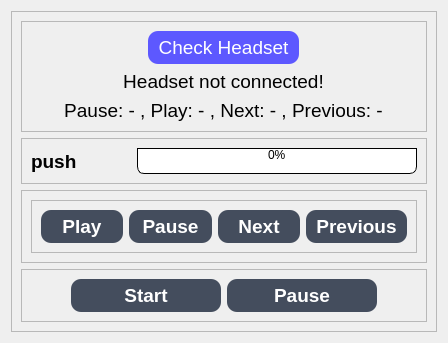
              <widget class="QWidget" name="SpotifyPage">
               <layout class="QVBoxLayout" name="verticalLayout_34">
                <item>
                 <widget class="QFrame" name="frame_56">
                  <property name="frameShape">
                   <enum>QFrame::StyledPanel</enum>
                  </property>
                  <property name="frameShadow">
                   <enum>QFrame::Raised</enum>
                  </property>
                  <layout class="QVBoxLayout" name="verticalLayout_35">
                   <item>
                    <widget class="QFrame" name="frame_59">
                     <property name="frameShape">
                      <enum>QFrame::StyledPanel</enum>
                     </property>
                     <property name="frameShadow">
                      <enum>QFrame::Raised</enum>
                     </property>
                     <layout class="QVBoxLayout" name="verticalLayout_33">
                      <item alignment="Qt::AlignHCenter">
                       <widget class="QPushButton" name="spotifyCheckBtn">
                        <property name="sizePolicy">
                         <sizepolicy hsizetype="Expanding" vsizetype="Maximum">
                          <horstretch>0</horstretch>
                          <verstretch>0</verstretch>
                         </sizepolicy>
                        </property>
                        <property name="font">
                         <font>
                          <pointsize>14</pointsize>
                         </font>
                        </property>
                        <property name="styleSheet">
                         <string notr="true">QPushButton{
	background-color:rgb(93, 88, 255);
	color:rgb(255, 255, 255);
	padding: 5px 10px; 
	border-top-left-radius: 10px;
	border-top-right-radius: 10px;
	border-bottom-left-radius: 10px;
	border-bottom-right-radius: 10px;
	border-left: 2px solidrgb(135, 153, 184);
	border-right: 2px solidrgb(135, 153, 184);
	border-top: 2px solidrgb(135, 153, 184);
	border-bottom: 2px solidrgb(135, 153, 184);
}
QPushButton:hover{
	background-color:rgb(43, 34, 173);
}
QPushButton:pressed{
	background-color:rgb(126, 255, 247);
}
</string>
                        </property>
                        <property name="text">
                         <string>Check Headset</string>
                        </property>
                        <property name="icon">
                         <iconset resource="../GRH-Home-BCI-git/resources.qrc">
                          <normaloff>:/icons/icons/headphones.svg</normaloff>:/icons/icons/headphones.svg</iconset>
                        </property>
                        <property name="iconSize">
                         <size>
                          <width>30</width>
                          <height>30</height>
                         </size>
                        </property>
                       </widget>
                      </item>
                      <item alignment="Qt::AlignHCenter">
                       <widget class="QLabel" name="spotifyHeadLabel">
                        <property name="font">
                         <font>
                          <pointsize>14</pointsize>
                         </font>
                        </property>
                        <property name="text">
                         <string>Headset not connected!</string>
                        </property>
                        <property name="alignment">
                         <set>Qt::AlignCenter</set>
                        </property>
                       </widget>
                      </item>
                      <item alignment="Qt::AlignHCenter">
                       <widget class="QLabel" name="spotifyStatLabel">
                        <property name="font">
                         <font>
                          <pointsize>14</pointsize>
                         </font>
                        </property>
                        <property name="text">
                         <string>Pause: - , Play: - , Next: - , Previous: -</string>
                        </property>
                        <property name="alignment">
                         <set>Qt::AlignCenter</set>
                        </property>
                       </widget>
                      </item>
                     </layout>
                    </widget>
                   </item>
                   <item>
                    <widget class="QFrame" name="frame_57">
                     <property name="frameShape">
                      <enum>QFrame::StyledPanel</enum>
                     </property>
                     <property name="frameShadow">
                      <enum>QFrame::Raised</enum>
                     </property>
                     <layout class="QHBoxLayout" name="horizontalLayout_35">
                      <item alignment="Qt::AlignLeft">
                       <widget class="QLabel" name="spotifyLabel">
                        <property name="sizePolicy">
                         <sizepolicy hsizetype="Fixed" vsizetype="Preferred">
                          <horstretch>0</horstretch>
                          <verstretch>0</verstretch>
                         </sizepolicy>
                        </property>
                        <property name="minimumSize">
                         <size>
                          <width>60</width>
                          <height>0</height>
                         </size>
                        </property>
                        <property name="font">
                         <font>
                          <pointsize>14</pointsize>
                          <weight>75</weight>
                          <bold>true</bold>
                         </font>
                        </property>
                        <property name="text">
                         <string>push</string>
                        </property>
                       </widget>
                      </item>
                      <item>
                       <spacer name="horizontalSpacer_25">
                        <property name="orientation">
                         <enum>Qt::Horizontal</enum>
                        </property>
                        <property name="sizeType">
                         <enum>QSizePolicy::Preferred</enum>
                        </property>
                        <property name="sizeHint" stdset="0">
                         <size>
                          <width>40</width>
                          <height>20</height>
                         </size>
                        </property>
                       </spacer>
                      </item>
                      <item>
                       <widget class="QProgressBar" name="spotifyProgressBar">
                        <property name="styleSheet">
                         <string notr="true">QProgressBar {
border: 1px solid black;
text-align: top;
padding: 1px;
border-bottom-right-radius: 7px;
border-bottom-left-radius: 7px;
background: QLinearGradient( x1: 0, y1: 0, x2: 1, y2: 0,
stop: 0 #fff,
stop: 0.4999 #eee,
stop: 0.5 #ddd,
stop: 1 #eee );
width: 15px;
}

QProgressBar::chunk {
background: QLinearGradient( x1: 0, y1: 0, x2: 1, y2: 0,
stop: 0 #78d,
stop: 0.4999 #46a,
stop: 0.5 #45a,
stop: 1 #238 );
border-bottom-right-radius: 7px;
border-bottom-left-radius: 7px;
border: 1px solid black;
}</string>
                        </property>
                        <property name="value">
                         <number>0</number>
                        </property>
                       </widget>
                      </item>
                     </layout>
                    </widget>
                   </item>
                   <item>
                    <widget class="QFrame" name="frame_58">
                     <property name="frameShape">
                      <enum>QFrame::StyledPanel</enum>
                     </property>
                     <property name="frameShadow">
                      <enum>QFrame::Raised</enum>
                     </property>
                     <layout class="QVBoxLayout" name="verticalLayout_36">
                      <item>
                       <widget class="QFrame" name="frame_60">
                        <property name="styleSheet">
                         <string notr="true">QPushButton{
	background-color:rgb(68, 77, 93);
	color:rgb(255, 255, 255);
	padding: 5px 10px; 
	border-top-left-radius: 10px;
	border-top-right-radius: 10px;
	border-bottom-left-radius: 10px;
	border-bottom-right-radius: 10px;
	border-left: 2px solidrgb(135, 153, 184);
	border-right: 2px solidrgb(135, 153, 184);
	border-top: 2px solidrgb(135, 153, 184);
	border-bottom: 2px solidrgb(135, 153, 184);
}
QPushButton:hover{
	background-color:rgb(148, 168, 202);
}
QPushButton:pressed{
	background-color:rgb(106, 255, 156);
}
</string>
                        </property>
                        <property name="frameShape">
                         <enum>QFrame::StyledPanel</enum>
                        </property>
                        <property name="frameShadow">
                         <enum>QFrame::Raised</enum>
                        </property>
                        <layout class="QHBoxLayout" name="horizontalLayout_36">
                         <item>
                          <widget class="QPushButton" name="spotifyPlayBtn">
                           <property name="font">
                            <font>
                             <pointsize>14</pointsize>
                             <weight>75</weight>
                             <bold>true</bold>
                            </font>
                           </property>
                           <property name="text">
                            <string>Play</string>
                           </property>
                          </widget>
                         </item>
                         <item>
                          <widget class="QPushButton" name="spotifyPauseBtn_2">
                           <property name="font">
                            <font>
                             <pointsize>14</pointsize>
                             <weight>75</weight>
                             <bold>true</bold>
                            </font>
                           </property>
                           <property name="text">
                            <string>Pause</string>
                           </property>
                          </widget>
                         </item>
                         <item>
                          <widget class="QPushButton" name="spotifyNextBtn">
                           <property name="font">
                            <font>
                             <pointsize>14</pointsize>
                             <weight>75</weight>
                             <bold>true</bold>
                            </font>
                           </property>
                           <property name="text">
                            <string>Next</string>
                           </property>
                          </widget>
                         </item>
                         <item>
                          <widget class="QPushButton" name="spotifyPrevBtn">
                           <property name="font">
                            <font>
                             <pointsize>14</pointsize>
                             <weight>75</weight>
                             <bold>true</bold>
                            </font>
                           </property>
                           <property name="text">
                            <string>Previous</string>
                           </property>
                          </widget>
                         </item>
                        </layout>
                       </widget>
                      </item>
                     </layout>
                    </widget>
                   </item>
                   <item>
                    <widget class="QFrame" name="frame_61">
                     <property name="frameShape">
                      <enum>QFrame::StyledPanel</enum>
                     </property>
                     <property name="frameShadow">
                      <enum>QFrame::Raised</enum>
                     </property>
                     <layout class="QHBoxLayout" name="horizontalLayout_37">
                      <item>
                       <spacer name="horizontalSpacer_26">
                        <property name="orientation">
                         <enum>Qt::Horizontal</enum>
                        </property>
                        <property name="sizeHint" stdset="0">
                         <size>
                          <width>40</width>
                          <height>20</height>
                         </size>
                        </property>
                       </spacer>
                      </item>
                      <item>
                       <widget class="QPushButton" name="spotifyStartBtn">
                        <property name="sizePolicy">
                         <sizepolicy hsizetype="Expanding" vsizetype="Maximum">
                          <horstretch>0</horstretch>
                          <verstretch>0</verstretch>
                         </sizepolicy>
                        </property>
                        <property name="minimumSize">
                         <size>
                          <width>150</width>
                          <height>0</height>
                         </size>
                        </property>
                        <property name="font">
                         <font>
                          <pointsize>14</pointsize>
                          <weight>75</weight>
                          <bold>true</bold>
                         </font>
                        </property>
                        <property name="styleSheet">
                         <string notr="true">QPushButton{
	background-color:rgb(68, 77, 93);
	color:rgb(255, 255, 255);
	padding: 5px 10px; 
	border-top-left-radius: 10px;
	border-top-right-radius: 10px;
	border-bottom-left-radius: 10px;
	border-bottom-right-radius: 10px;
	border-left: 2px solidrgb(135, 153, 184);
	border-right: 2px solidrgb(135, 153, 184);
	border-top: 2px solidrgb(135, 153, 184);
	border-bottom: 2px solidrgb(135, 153, 184);
}
QPushButton:hover{
	background-color:rgb(148, 168, 202);
}
QPushButton:pressed{
	background-color:rgb(106, 255, 156);
}
</string>
                        </property>
                        <property name="text">
                         <string>Start</string>
                        </property>
                        <property name="icon">
                         <iconset resource="../GRH-Home-BCI-git/resources.qrc">
                          <normaloff>:/icons/icons/fast-forward.svg</normaloff>:/icons/icons/fast-forward.svg</iconset>
                        </property>
                        <property name="iconSize">
                         <size>
                          <width>30</width>
                          <height>30</height>
                         </size>
                        </property>
                       </widget>
                      </item>
                      <item>
                       <widget class="QPushButton" name="spotifyPauseBtn">
                        <property name="sizePolicy">
                         <sizepolicy hsizetype="Expanding" vsizetype="Maximum">
                          <horstretch>0</horstretch>
                          <verstretch>0</verstretch>
                         </sizepolicy>
                        </property>
                        <property name="minimumSize">
                         <size>
                          <width>150</width>
                          <height>0</height>
                         </size>
                        </property>
                        <property name="font">
                         <font>
                          <pointsize>14</pointsize>
                          <weight>75</weight>
                          <bold>true</bold>
                         </font>
                        </property>
                        <property name="styleSheet">
                         <string notr="true">QPushButton{
	background-color:rgb(68, 77, 93);
	color:rgb(255, 255, 255);
	padding: 5px 10px; 
	border-top-left-radius: 10px;
	border-top-right-radius: 10px;
	border-bottom-left-radius: 10px;
	border-bottom-right-radius: 10px;
	border-left: 2px solidrgb(135, 153, 184);
	border-right: 2px solidrgb(135, 153, 184);
	border-top: 2px solidrgb(135, 153, 184);
	border-bottom: 2px solidrgb(135, 153, 184);
}
QPushButton:hover{
	background-color:rgb(148, 168, 202);
}
QPushButton:pressed{
	background-color:rgb(254, 255, 138);

}
</string>
                        </property>
                        <property name="text">
                         <string>Pause</string>
                        </property>
                        <property name="icon">
                         <iconset resource="../GRH-Home-BCI-git/resources.qrc">
                          <normaloff>:/icons/icons/pause.svg</normaloff>:/icons/icons/pause.svg</iconset>
                        </property>
                        <property name="iconSize">
                         <size>
                          <width>30</width>
                          <height>30</height>
                         </size>
                        </property>
                       </widget>
                      </item>
                      <item>
                       <spacer name="horizontalSpacer_27">
                        <property name="orientation">
                         <enum>Qt::Horizontal</enum>
                        </property>
                        <property name="sizeHint" stdset="0">
                         <size>
                          <width>40</width>
                          <height>20</height>
                         </size>
                        </property>
                       </spacer>
                      </item>
                     </layout>
                    </widget>
                   </item>
                  </layout>
                 </widget>
                </item>
               </layout>
              </widget>
